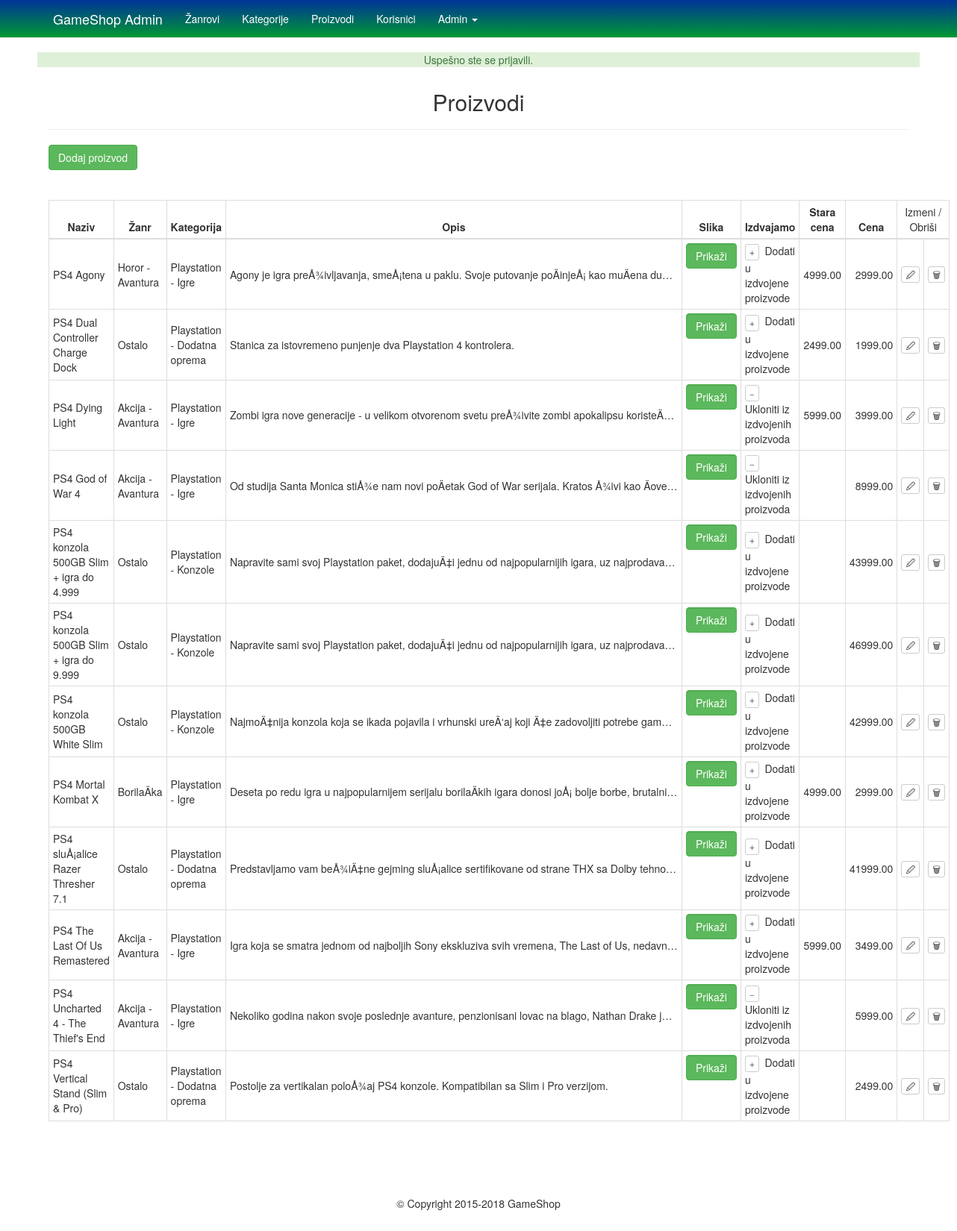
The page /source/admin/proizvodi.php (signed in) on the database its author committed.
### tables this page shows
CREATE TABLE IF NOT EXISTS `proizvodi` (
  `id` int(11) NOT NULL AUTO_INCREMENT,
  `naziv` varchar(50) NOT NULL,
  `cena` decimal(10,2) NOT NULL,
  `stara_cena` decimal(10,2) DEFAULT NULL,
  `zanr` int(11) NOT NULL,
  `kategorije` int(11) NOT NULL,
  `slika` varchar(255) NOT NULL,
  `opis` text NOT NULL,
  `izdvojeno` tinyint(4) NOT NULL DEFAULT '0',
  PRIMARY KEY (`id`)
);

CREATE TABLE IF NOT EXISTS `zanr` (
  `id` int(11) NOT NULL AUTO_INCREMENT,
  `zanr` varchar(50) NOT NULL,
  PRIMARY KEY (`id`)
);

### source/pomocne_funkcije/logovanje.php (called while the page is built, shortened)
<?php
  function ovlascenje($ovlascenje = "admin") {
    global $korisnik_podaci;
    $ovlascenja = explode(',', $korisnik_podaci["ovlascenje"]);
    if(in_array($ovlascenje, $ovlascenja, true)) {
      return true;
    } else {
      return false;
    }
  }
?>

### source/admin/proizvodi.php (the view, shortened to what this page needs)
<!DOCTYPE html>
<html>
  <head>
    <link rel="stylesheet" href="../stilovi/bootstrap.css">
    <link rel="stylesheet" href="../stilovi/stilovi.css">
  </head>
  <body>
    <?php
      require_once("../baza/konekcija.php");
      $proizvod_rezultat = mysqli_query($link, "SELECT * FROM proizvodi ORDER BY proizvodi.naziv ASC");
    ?>
    <nav class="navbar navbar-default navbar-fixed-top" style="background: linear-gradient(to bottom, #003399 0%, #009933 100%)">
      <div class="container">
        <a href="index.php" class="navbar-brand" style="color: white">GameShop Admin</a>
        <ul class="nav navbar-nav">
          <li><a href="zanrovi.php" style="color: white">Žanrovi</a></li>
          <li><a href="kategorije.php" style="color: white">Kategorije</a></li>
          <li><a href="proizvodi.php" style="color: white">Proizvodi</a></li>
          <?php if(ovlascenje("admin")) { ?>
            <li><a href="korisnici.php" style="color: white">Korisnici</a></li>
          <?php } ?>
          <li class="dropdown">
            <a href="#" class="dropdown-toggle" data-toggle="dropdown" style="color: white"><?php echo $korisnik_podaci["ime"]; ?>
              <span class="caret"></span>
            </a>
          </li>
        </ul>
      </div>
    </nav>
    <div class="container-fluid">
      <h2 class="text-center">Proizvodi</h2><hr>
      <a href="dodavanje_proizvoda.php" id="dodaj_proizvod" class="btn btn-success">Dodaj proizvod</a>
      <br><br><br>
      <table class="table table-bordered table-condensed table-hover">
        <thead>
          <tr>
            <th style="text-align: center; width: 250px">Naziv</th>
            <th style="text-align: center; width: 150px">Žanr</th>
            <th style="text-align: center; width: 150px">Kategorija</th>
            <th style="text-align: center; width: 600px;">Opis</th>
            <th style="text-align: center; width: 90px">Slika</th>
            <th style="text-align: center; width: 230px">Izdvajamo</th>
            <th style="text-align: center; width: 90px">Stara cena</th>
            <th style="text-align: center; width: 90px">Cena</th>
            <td colspan="2" style="text-align: center; width: 50px">Izmeni / Obriši</td>
          </tr>
        </thead>
        <tbody>
          <?php
            while($proizvod_red = mysqli_fetch_assoc($proizvod_rezultat)) {
            $pk_id = $proizvod_red["kategorije"];
            $pk_rezultat = mysqli_query($link, "SELECT * FROM kategorije WHERE kategorije.id = $pk_id");
            $pod_kategorija = mysqli_fetch_assoc($pk_rezultat);
            $tk_id = $pod_kategorija["top_kategorija"];
            $tk_rezultat = mysqli_query($link, "SELECT * FROM kategorije WHERE kategorije.id = $tk_id");
            $top_kategorija = mysqli_fetch_assoc($tk_rezultat);
            $ispis_kategorije = $top_kategorija["kategorija"]." - ".$pod_kategorija["kategorija"];
            $zanr_id = $proizvod_red["zanr"];
            $zanr_rezultat = mysqli_query($link, "SELECT * FROM zanr WHERE zanr.id = $zanr_id");
            $zanr = mysqli_fetch_assoc($zanr_rezultat);
          ?>
          <tr>
            <td style="vertical-align: middle"><?php echo $proizvod_red["naziv"]; ?></td>
            <td style="vertical-align: middle"><?php echo $zanr["zanr"]; ?></td>
            <td style="vertical-align: middle"><?php echo $ispis_kategorije; ?></td>
            <td style="vertical-align: middle"><div class="poljeOpis"><?php echo $proizvod_red["opis"]; ?></div></td>
            <td><input type="button" onclick="dlgSlika(<?php echo $proizvod_red["id"]; ?>)" class="form-control btn btn-success" value="Prikaži"></td>
            <td style="vertical-align: middle">
              <a href="proizvodi.php?izdvojeno=<?= (($proizvod_red['izdvojeno'] == 0)?'1':'0'); ?>&id=<?= $proizvod_red['id']; ?>" class="btn btn-xs btn-default">
                <span class="glyphicon glyphicon-<?= (($proizvod_red['izdvojeno'] == 1)?'minus':'plus'); ?>"></span>
              </a>&nbsp; <?php if($proizvod_red["izdvojeno"] == 1) {echo "Ukloniti iz izdvojenih proizvoda";} else {echo "Dodati u izdvojene proizvode";} ?>
            </td>
            <td style="text-align: right; vertical-align: middle"><?php echo $proizvod_red["stara_cena"]; ?></td>
            <td style="text-align: right; vertical-align: middle"><?php echo $proizvod_red["cena"]; ?></td>
            <td style="text-align: center; vertical-align: middle"><a href="#" onclick="dlgIzmena(<?php echo $proizvod_red["id"]; ?>)" class="btn btn-xs btn-default">&#128393;</a></td>
            <td style="text-align: center; vertical-align: middle"><a href="#" onclick="brisanjeProizvoda(<?php echo $proizvod_red["id"]; ?>)" class="btn btn-xs btn-default">&#128465;</a></td>
          </tr>
          <?php } ?>
        </tbody>
      </table>
    </div>
    <footer class="text-center" style="margin-top: 80px">&copy; Copyright 2015-2018 GameShop</footer>
  </body>
</html>

### source/stilovi/stilovi.css (style rules this page uses)
body { padding: 50px; }
div.poljeOpis { width: 600px; white-space: nowrap; overflow: hidden; text-overflow: ellipsis; }

### rows shown on the page
proizvodi: naziv "PS4 Agony", zanr.zanr "Horor - Avantura", ispis_kategorije "Playstation - Igre", opis "Agony je igra preÅ¾ivljavanja, smeÅ¡tena u paklu. Svoje putovanje poÄinjeÅ¡ kao muÄena du…", izdvojeno 0 (drawn), stara_cena "4999.00", cena "2999.00"
proizvodi: naziv "PS4 Dual Controller Charge Dock", zanr.zanr "Ostalo", ispis_kategorije "Playstation - Dodatna oprema", opis "Stanica za istovremeno punjenje dva Playstation 4 kontrolera.", izdvojeno 0 (drawn), stara_cena "2499.00", cena "1999.00"
proizvodi: naziv "PS4 Dying Light", zanr.zanr "Akcija - Avantura", ispis_kategorije "Playstation - Igre", opis "Zombi igra nove generacije - u velikom otvorenom svetu preÅ¾ivite zombi apokalipsu koristeÄ…", izdvojeno 1 (drawn), stara_cena "5999.00", cena "3999.00"
proizvodi: naziv "PS4 God of War 4", zanr.zanr "Akcija - Avantura", ispis_kategorije "Playstation - Igre", opis "Od studija Santa Monica stiÅ¾e nam novi poÄetak God of War serijala. Kratos Å¾ivi kao Äove…", izdvojeno 1 (drawn), cena "8999.00"
proizvodi: naziv "PS4 konzola 500GB Slim + igra do 4.999", zanr.zanr "Ostalo", ispis_kategorije "Playstation - Konzole", opis "Napravite sami svoj Playstation paket, dodajuÄ‡i jednu od najpopularnijih igara, uz najprodava…", izdvojeno 0 (drawn), cena "43999.00"
proizvodi: naziv "PS4 konzola 500GB Slim + igra do 9.999", zanr.zanr "Ostalo", ispis_kategorije "Playstation - Konzole", opis "Napravite sami svoj Playstation paket, dodajuÄ‡i jednu od najpopularnijih igara, uz najprodava…", izdvojeno 0 (drawn), cena "46999.00"
proizvodi: naziv "PS4 konzola 500GB White Slim", zanr.zanr "Ostalo", ispis_kategorije "Playstation - Konzole", opis "NajmoÄ‡nija konzola koja se ikada pojavila i vrhunski ureÄ‘aj koji Ä‡e zadovoljiti potrebe gam…", izdvojeno 0 (drawn), cena "42999.00"
proizvodi: naziv "PS4 Mortal Kombat X", zanr.zanr "BorilaÄka", ispis_kategorije "Playstation - Igre", opis "Deseta po redu igra u najpopularnijem serijalu borilaÄkih igara donosi joÅ¡ bolje borbe, brutalni…", izdvojeno 0 (drawn), stara_cena "4999.00", cena "2999.00"
proizvodi: naziv "PS4 sluÅ¡alice Razer Thresher 7.1", zanr.zanr "Ostalo", ispis_kategorije "Playstation - Dodatna oprema", opis "Predstavljamo vam beÅ¾iÄ‡ne gejming sluÅ¡alice sertifikovane od strane THX sa Dolby tehno…", izdvojeno 0 (drawn), cena "41999.00"
proizvodi: naziv "PS4 The Last Of Us Remastered", zanr.zanr "Akcija - Avantura", ispis_kategorije "Playstation - Igre", opis "Igra koja se smatra jednom od najboljih Sony ekskluziva svih vremena, The Last of Us, nedavn…", izdvojeno 0 (drawn), stara_cena "5999.00", cena "3499.00"
proizvodi: naziv "PS4 Uncharted 4 - The Thief's End", zanr.zanr "Akcija - Avantura", ispis_kategorije "Playstation - Igre", opis "Nekoliko godina nakon svoje poslednje avanture, penzionisani lovac na blago, Nathan Drake j…", izdvojeno 1 (drawn), cena "5999.00"
proizvodi: naziv "PS4 Vertical Stand (Slim & Pro)", zanr.zanr "Ostalo", ispis_kategorije "Playstation - Dodatna oprema", opis "Postolje za vertikalan poloÅ¾aj PS4 konzole. Kompatibilan sa Slim i Pro verzijom.", izdvojeno 0 (drawn), cena "2499.00"

### other values the page prints
$_SESSION["poruka_uspeh"] "Uspešno ste se prijavili."
$korisnik_podaci["ime"] "Admin"
